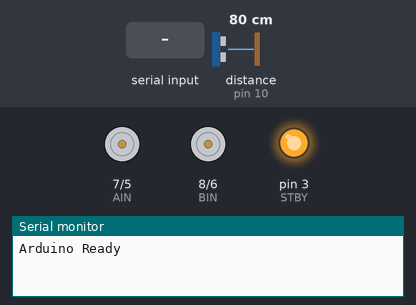
This sketch was run on a simulated Arduino Uno, built with avr-gcc and run on an emulated ATmega328P. Parts: direction and speed pins drawn as motors (green arrow = direction pin HIGH = forward, orange = LOW = backward, longer = more drive, stopped while the standby pin is LOW), output pins drawn as LEDs (lit = HIGH), the last lines printed to the serial monitor. The inputs (shaded band) are chosen by the test bench; at power-on: distance to the obstacle (sensor on pin 10) 80 cm. The echo pulse lasts 58.3 µs per cm; pins used as bus, display or sensor lines are not drawn.

Above: at 1.2 s.
1.3 s: "w\n" received over Serial
At 2.3 s:
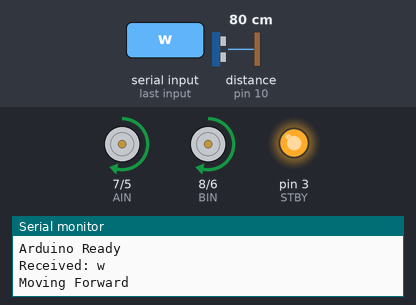
2.8 s: "s\n" received over Serial
At 3.3 s:
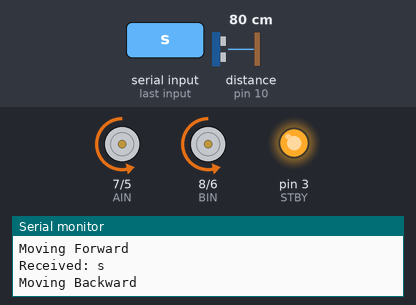
4.3 s: "a\n" received over Serial
At 5.5 s:
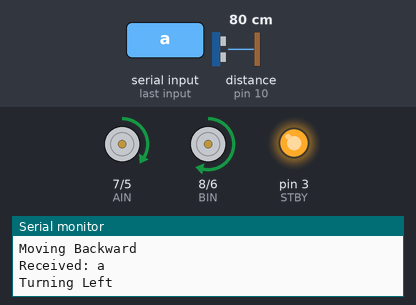
5.8 s: "d\n" received over Serial
At 6.8 s:
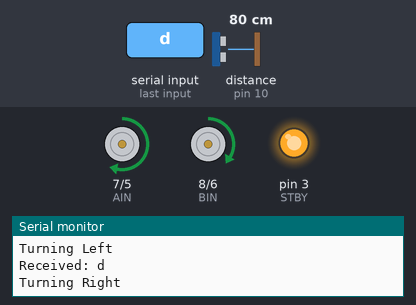
7.3 s: "x\n" received over Serial
At 7.9 s:
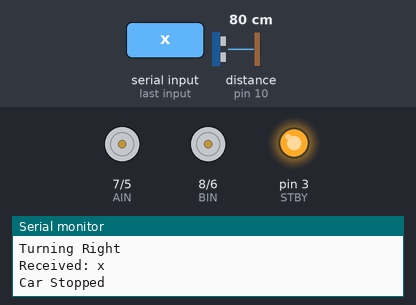
Timing chart, 0 to 9.8 s (numbered marks = the images above; inputs shaded):
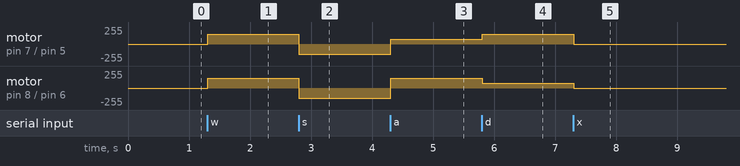

Measured:
- after the input at 1.3 s, motor on pin 7 (AIN) / pin 5 (PWMA), motor on pin 8 (BIN) / pin 6 (PWMB): stopped → forward 150/255 at once
- after the input at 2.8 s, motor on pin 7 (AIN) / pin 5 (PWMA), motor on pin 8 (BIN) / pin 6 (PWMB): forward 150/255 → backward 150/255 at once
- after the input at 4.3 s, motor on pin 7 (AIN) / pin 5 (PWMA): backward 150/255 → forward 75/255 at once; motor on pin 8 (BIN) / pin 6 (PWMB): backward 150/255 → forward 150/255 at once
- after the input at 5.8 s, motor on pin 7 (AIN) / pin 5 (PWMA): forward 75/255 → forward 150/255 at once; motor on pin 8 (BIN) / pin 6 (PWMB): forward 150/255 → forward 75/255 at once
- after the input at 7.3 s, motor on pin 7 (AIN) / pin 5 (PWMA): forward 150/255 → stopped at once; motor on pin 8 (BIN) / pin 6 (PWMB): forward 75/255 → stopped at once

The sketch:

Arduino_car_2.ino
```cpp
#define TRIG 9  // ultrasonic sensor TRIG pin
#define ECHO 10 // ultrasonic sensor ECHO pin
#define PWMA 5  // right motor speed
#define PWMB 6  // left motor speed
#define AIN 7   // right motor direction
#define BIN 8   // left motor direction
#define STBY 3  // standby pin

void setup() {
    Serial.begin(9600);
    pinMode(TRIG, OUTPUT);
    pinMode(ECHO, INPUT);
    pinMode(PWMA, OUTPUT);
    pinMode(PWMB, OUTPUT);
    pinMode(AIN, OUTPUT);
    pinMode(BIN, OUTPUT);
    pinMode(STBY, OUTPUT);
    digitalWrite(STBY, HIGH);
    Serial.println("Arduino Ready");
}

long getDistance() {
    digitalWrite(TRIG, LOW);
    delayMicroseconds(2);
    digitalWrite(TRIG, HIGH);
    delayMicroseconds(10);
    digitalWrite(TRIG, LOW);
    long duration = pulseIn(ECHO, HIGH);
    return duration * 0.034 / 2; // convert time to distance
}

void moveForward(int speed) {
    if (getDistance() < 15) {  // stop if obstacle is detected within 15cm
        stopCar();
        Serial.println("Obstacle detected! Stopping.");
        return;
    }
    analogWrite(PWMA, speed);
    analogWrite(PWMB, speed);
    digitalWrite(AIN, HIGH);
    digitalWrite(BIN, HIGH);
    Serial.println("Moving Forward");
}

void moveBackward(int speed) {
    analogWrite(PWMA, speed);
    analogWrite(PWMB, speed);
    digitalWrite(AIN, LOW);
    digitalWrite(BIN, LOW);
    Serial.println("Moving Backward");
}

void turnLeft(int speed) {
    analogWrite(PWMA, speed / 2);
    analogWrite(PWMB, speed);
    digitalWrite(AIN, HIGH);
    digitalWrite(BIN, HIGH);
    Serial.println("Turning Left");
}

void turnRight(int speed) {
    analogWrite(PWMA, speed);
    analogWrite(PWMB, speed / 2);
    digitalWrite(AIN, HIGH);
    digitalWrite(BIN, HIGH);
    Serial.println("Turning Right");
}

void stopCar() {
    digitalWrite(PWMA, LOW);
    digitalWrite(PWMB, LOW);
    Serial.println("Car Stopped");
}

void loop() {
    if (Serial.available() > 0) {
        String command = Serial.readStringUntil('\n'); // read command until newline from serial port
        command.trim();

        if (command.length() > 0) {
            Serial.print("Received: ");
            Serial.println(command); // print received command to serial monitor for debugging

            if (command.equals("w") || command.equals("follow")) moveForward(150);
            else if (command.equals("s")) moveBackward(150);
            else if (command.equals("a")) turnLeft(150);
            else if (command.equals("d")) turnRight(150);
            else if (command.equals("x")) stopCar();
            else if (command.equals("distance")) {
                long distance = getDistance();
                Serial.print("Distance: ");
                Serial.println(distance);
            }
            else Serial.println("Invalid command");
        }
    }
}
```
